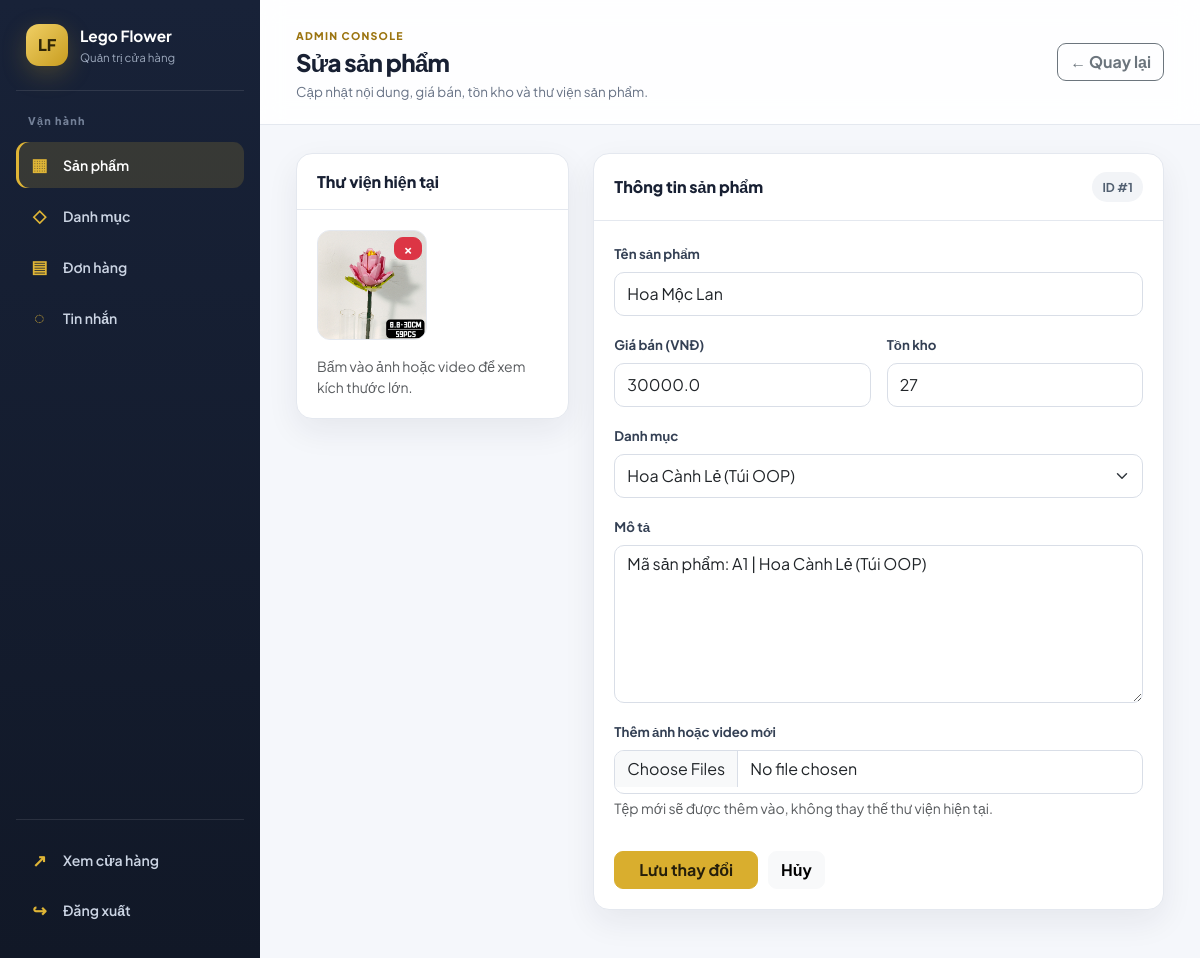
Screenshot of /admin/edit/1 (signed in) with the database file from the repository.
### app/models/product.py (models this page shows, shortened)
class ProductMedia(db.Model):
    __tablename__ = "product_media"
    id = db.Column(db.Integer, primary_key=True)
    product_id = db.Column(db.Integer, db.ForeignKey("products.id"), nullable=False, index=True)
    filename = db.Column(db.String(255), nullable=False)
    media_type = db.Column(db.String(10), nullable=False, default="image")  # 'image' hoặc 'video'
    product = db.relationship(
        "Product",
        backref=db.backref("media", cascade="all, delete-orphan", order_by="ProductMedia.id"),
    )

class Product(db.Model):
    __tablename__ = "products"
    id = db.Column(db.Integer, primary_key=True)
    name = db.Column(db.String(200), nullable=False)
    price = db.Column(db.Float, nullable=False, index=True)
    description = db.Column(db.Text, nullable=True)
    image = db.Column(db.String(200), nullable=True)  # ảnh cũ (giữ để tương thích ngược)
    stock = db.Column(db.Integer, default=0)
    category_id = db.Column(db.Integer, db.ForeignKey("categories.id"), nullable=True, index=True)
    is_carousel = db.Column(
        db.Boolean,
        nullable=False,
        default=False,
        server_default=db.false(),
    )
    carousel_order = db.Column(db.Integer, nullable=True)
    __table_args__ = (
        db.Index("idx_products_category_id_desc", "category_id", "id"),
        db.Index("idx_products_carousel_order", "is_carousel", "carousel_order", "id"),
    )

class Category(db.Model):
    __tablename__ = "categories"
    id = db.Column(db.Integer, primary_key=True)
    name = db.Column(db.String(100), nullable=False)
    products = db.relationship("Product", backref="category", lazy=True)

### app/routes/admin_products.py (the view, shortened to what this page needs)
@admin_required
def admin_edit_product(product_id):
    product = Product.query.get_or_404(product_id)
    categories = get_cached_categories()
    return render_template("admin/edit_product.html", product=product, categories=categories)

### app/context.py (called while the page is built)
def inject_nav_categories():
    return dict(nav_categories=get_cached_categories())

def inject_cart_count():
    cart = session.get("cart", {})
    total_qty = (
        sum(int(v) for v in cart.values() if isinstance(v, (int, str)) and str(v).isdigit())
        if isinstance(cart, dict)
        else 0
    )
    return dict(cart_count=total_qty)

def inject_chat_session():
    return dict(chat_session_id=current_chat_session_id())

### app/security.py (called while the page is built)
def load_user(user_id):
    try:
        account_type, raw_id = user_id.split("-", 1)
        raw_id = int(raw_id)
    except (ValueError, AttributeError):
        return None
    if account_type == "admin":
        return db.session.get(Admin, raw_id)
    elif account_type == "customer":
        return db.session.get(Customer, raw_id)
    return None

def admin_required(f):
    @wraps(f)
    def decorated(*args, **kwargs):
        if not current_user.is_authenticated:
            return redirect(url_for("admin_login", next=request.path))
        if not isinstance(current_user, Admin):
            abort(403)
        return f(*args, **kwargs)
    return decorated

def csrf_protect_origin():
    if request.method in ("POST", "PUT", "DELETE", "PATCH"):
        origin = request.headers.get("Origin")
        referer = request.headers.get("Referer")
        target_host = request.host.lower()
        if origin:
            parsed_origin = urllib.parse.urlparse(origin).netloc.lower()
            if parsed_origin != target_host:
                abort(403)
        elif referer:
            parsed_referer = urllib.parse.urlparse(referer).netloc.lower()
            if parsed_referer != target_host:
                abort(403)

### app/services/catalog_service.py (called while the page is built)
def get_cached_categories():
    categories = cache.get("all_categories")
    if categories is None:
        categories = Category.query.order_by(Category.name).all()
        cache.set("all_categories", categories, timeout=600)
    return categories

### app/services/chat_service.py (called while the page is built)
def current_chat_session_id():
    if current_user.is_authenticated and isinstance(current_user, Customer):
        return f"cust_{current_user.id}"
    session_id = session.get(GUEST_CHAT_SESSION_KEY)
    if not session_id:
        session_id = "guest_" + secrets.token_urlsafe(24)
        session[GUEST_CHAT_SESSION_KEY] = session_id
    return session_id

### templates/admin/edit_product.html (shortened to what this page needs)
{% extends "admin/base.html" %}
{% block page_title %}Sửa sản phẩm{% endblock %}
{% block page_description %}<p>Cập nhật nội dung, giá bán, tồn kho và thư viện sản phẩm.</p>{% endblock %}
{% block page_actions %}<a href="{{ url_for('admin_dashboard') }}" class="btn btn-outline-secondary">← Quay lại</a>{% endblock %}
{% block content %}
<div class="row g-4">
    {% if product.media or product.image %}
    <div class="col-xl-4">
        <section class="admin-panel">
            <div class="admin-panel-header"><h2>Thư viện hiện tại</h2></div>
            <div class="admin-panel-body">
                <div class="admin-media-grid">
                    {% if product.media %}
                        {% for m in product.media %}
                        <div class="admin-media-item">
                            {% if m.media_type == 'video' %}
                            <video onclick="openMediaPreview('{{ url_for('static', filename='uploads/' + m.filename) }}', 'video')" aria-label="Xem video"><source src="{{ url_for('static', filename='uploads/' + m.filename) }}"></video>
                            {% else %}
                            <img src="{{ url_for('static', filename='uploads/' + m.filename) }}" alt="Ảnh sản phẩm" onclick="openMediaPreview('{{ url_for('static', filename='uploads/' + m.filename) }}', 'image')">
                            {% endif %}
                            <form method="POST" action="{{ url_for('admin_delete_media', media_id=m.id) }}" onsubmit="return confirm('Xóa ảnh/video này?');" class="position-absolute top-0 end-0 m-1">
                                <button type="submit" class="btn btn-sm btn-danger py-0 px-2" aria-label="Xóa tệp">×</button>
                            </form>
                        </div>
                        {% endfor %}
                    {% elif product.image %}
                    <div class="admin-media-item"><img src="{{ url_for('static', filename='uploads/' + product.image) }}" alt="Ảnh sản phẩm" onclick="openMediaPreview('{{ url_for('static', filename='uploads/' + product.image) }}', 'image')"></div>
                    {% endif %}
                </div>
                <p class="small text-muted mt-3 mb-0">Bấm vào ảnh hoặc video để xem kích thước lớn.</p>
            </div>
        </section>
    </div>
    {% endif %}
    <div class="{{ 'col-xl-8' if product.media or product.image else 'col-12' }}">
        <section class="admin-panel admin-form-card mw-100">
            <div class="admin-panel-header"><h2>Thông tin sản phẩm</h2><span class="admin-stat">ID #{{ product.id }}</span></div>
            <form method="POST" enctype="multipart/form-data" class="admin-panel-body">
                <div class="mb-3"><label for="productName" class="form-label">Tên sản phẩm</label><input id="productName" type="text" name="name" class="form-control" value="{{ product.name }}" required></div>
                <div class="row g-3 mb-3">
                    <div class="col-md-6"><label for="productPrice" class="form-label">Giá bán (VNĐ)</label><input id="productPrice" type="number" min="0" step="0.01" name="price" class="form-control" value="{{ product.price }}" required></div>
                    <div class="col-md-6"><label for="productStock" class="form-label">Tồn kho</label><input id="productStock" type="number" min="0" name="stock" class="form-control" value="{{ product.stock }}"></div>
                </div>
                <div class="mb-3"><label for="productCategory" class="form-label">Danh mục</label><select id="productCategory" name="category_id" class="form-select"><option value="">Không chọn danh mục</option>{% for cat in categories %}<option value="{{ cat.id }}" {% if product.category_id == cat.id %}selected{% endif %}>{{ cat.name }}</option>{% endfor %}</select></div>
                <div class="mb-3"><label for="productDescription" class="form-label">Mô tả</label><textarea id="productDescription" name="description" class="form-control" rows="6">{{ product.description or '' }}</textarea></div>
                <div class="mb-4"><label for="productMedia" class="form-label">Thêm ảnh hoặc video mới</label><input id="productMedia" type="file" name="media" class="form-control" accept="image/*,video/*" multiple><div class="form-text">Tệp mới sẽ được thêm vào, không thay thế thư viện hiện tại.</div></div>
                <div class="admin-form-actions"><button type="submit" class="btn btn-admin-primary px-4">Lưu thay đổi</button><a href="{{ url_for('admin_dashboard') }}" class="btn btn-light">Hủy</a></div>
            </form>
        </section>
    </div>
</div>
{% endblock %}

### static/css/admin.css (style rules this page uses)
:root { --admin-ink: #182033; --admin-muted: #687386; --admin-border: #e4e8ef; --admin-surface: #ffffff; --admin-canvas: #f5f7fb; --admin-brand: #c99f24; --admin-brand-dark: #9b7410; --admin-sidebar: #172033; --admin-sidebar-muted: #9ba7bb; --admin-success: #16835f; --admin-danger: #c53c4b; --admin-radius-sm: 10px; --admin-radius: 16px; --admin-shadow: 0 12px 32px rgba(24, 32, 51, .07); --admin-sidebar-width: 260px; }
* { box-sizing: border-box; }
body.admin-body { margin: 0; min-height: 100vh; color: var(--admin-ink); background: var(--admin-canvas); font-family: 'Plus Jakarta Sans', sans-serif; }
.admin-page-heading p { margin: 5px 0 0; color: var(--admin-muted); font-size: .84rem; }
.admin-panel { background: var(--admin-surface); border: 1px solid var(--admin-border); border-radius: var(--admin-radius); box-shadow: var(--admin-shadow); }
.admin-panel-header { display: flex; align-items: center; justify-content: space-between; gap: 16px; padding: 18px 20px; border-bottom: 1px solid var(--admin-border); }
.admin-panel-header h2 { margin: 0; font-size: 1rem; font-weight: 800; }
.admin-panel-body { padding: 20px; }
.admin-form-card { max-width: 760px; }
.admin-form-card .form-label { color: #344054; font-size: .83rem; font-weight: 700; }
.admin-form-card .form-control, .admin-form-card .form-select, .admin-filter-panel .form-control, .admin-filter-panel .form-select { min-height: 44px; border-color: #d9dee7; border-radius: var(--admin-radius-sm); }
.admin-form-card textarea.form-control { min-height: 120px; }
.admin-stat { display: inline-flex; align-items: center; gap: 7px; padding: 6px 10px; color: #526071; background: #f2f4f7; border-radius: 99px; font-size: .76rem; font-weight: 700; }
.admin-form-actions { display: flex; align-items: center; gap: 10px; padding-top: 8px; }
.btn { border-radius: 9px; font-weight: 700; }
.btn-admin-primary { color: #261f0b; background: #d9ae2e; border-color: #d9ae2e; }
.admin-media-grid { display: grid; grid-template-columns: repeat(auto-fill, minmax(104px, 1fr)); gap: 12px; }
.admin-media-item { position: relative; aspect-ratio: 1; overflow: hidden; border: 1px solid var(--admin-border); border-radius: 13px; background: #f4f6f8; }
.admin-media-item img, .admin-media-item video { width: 100%; height: 100%; object-fit: cover; cursor: pointer; }

### rows the page displays
ProductMedia: filename (picture)
Product: id "1", name "Hoa Mộc Lan", price "30000.0", stock "27", category_id "Hoa Cành Lẻ (Túi OOP)", description "Mã sản phẩm: A1 | Hoa Cành Lẻ (Túi OOP)"
